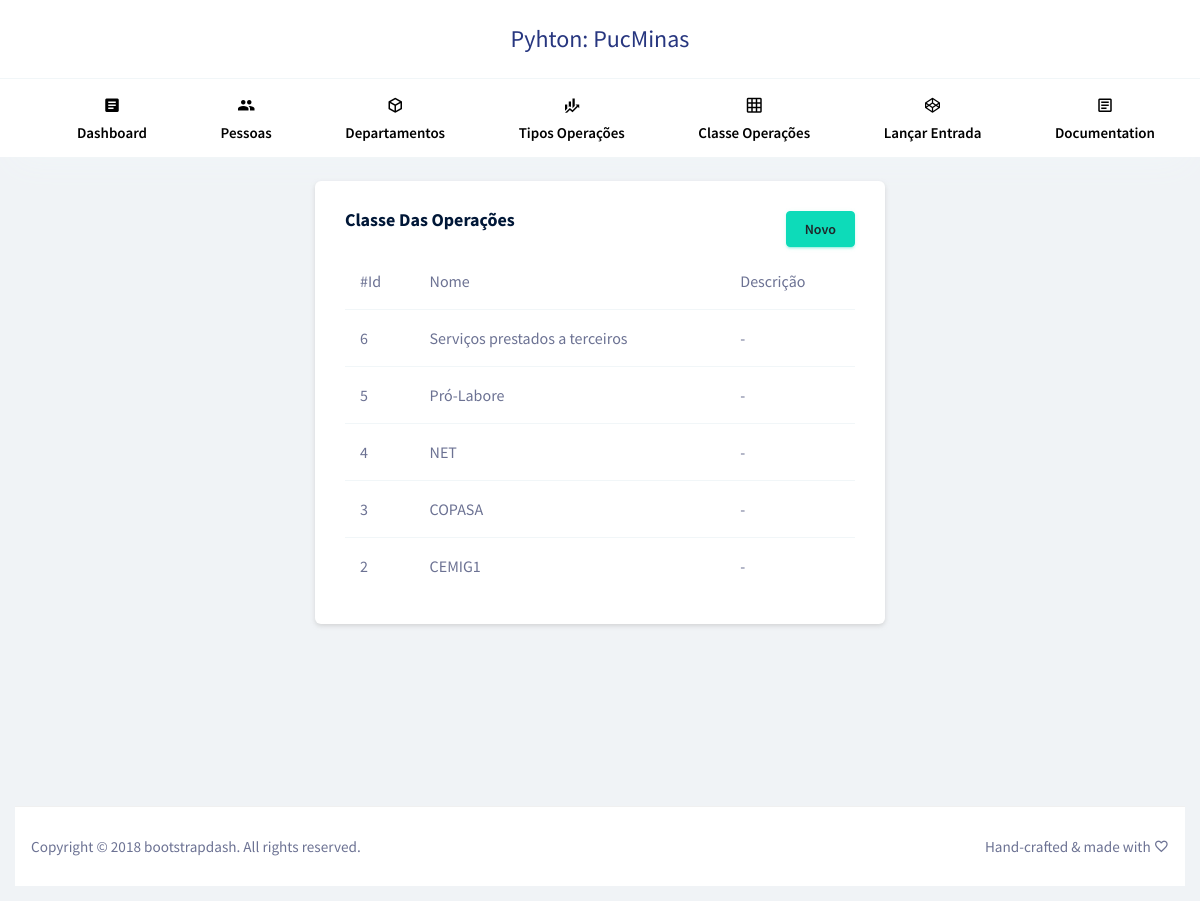
/classificacao-operacao/, run on the app's committed database.
### aplicacao/models/classificacaoOperacao.py (models this page shows, shortened)
class ClassificacaoOperacao(models.Model):
	nome = models.CharField(max_length=30)
	descricao = models.CharField(max_length=30)

### aplicacao/views/view_classificacaoOperacoes.py (the view)
def index(request):
    returnedObjects = ClassificacaoOperacao.objects.all().order_by('-id')
    dados = {"returnedObjectsList": returnedObjects}
    return render(request, "classificacao-operacao/listar.html", dados)

### aplicacao/templates/classificacao-operacao/listar.html
{% extends 'layout/app.html' %}
{% block xpto %}
<div class="row justify-content-md-center">
	<div class="col-6 grid-margin stretch-card">
		<div class="card">
			<div class="card-body">
				<div class="row">
					<div class="col-6"><h4 class="card-title">Classe das Operações</h4></div>
					<div class="col-6" style="text-align:right"><a href="{% url 'classificacao-operacao.create' %}" type="button" class="btn btn-success">Novo</a></div>
				</div>
				{% if returnedObjectsList %}
						<div class="table-responsive">
							<table class="table table-hover">
								<thead>
									<tr>
										<th>#Id</th>
										<th>Nome</th>
										<th>Descrição</th>
									</tr>
								</thead>
								<tbody>
								{% for object in returnedObjectsList %}
									<tr style="cursor:pointer" onclick="window.location='{% url 'classificacao-operacao.show' object.id %}'">
										<td>{{ object.id }}</td>
										<td>{{ object.nome }}</td>
										<td>{{ object.descricao }}</td>
									</tr>
								{% endfor %}
								</tbody>
							</table>
						</div>
				{% else %}
					<p>Não há pessoas cadastradas.</p>
				{% endif %}
			</div>
		</div>
	</div>
</div>
{% endblock %}

### data on the page
ClassificacaoOperacao: id "6", nome "Serviços prestados a terceiros", descricao "-"
ClassificacaoOperacao: id "5", nome "Pró-Labore", descricao "-"
ClassificacaoOperacao: id "4", nome "NET", descricao "-"
ClassificacaoOperacao: id "3", nome "COPASA", descricao "-"
ClassificacaoOperacao: id "2", nome "CEMIG1", descricao "-"
